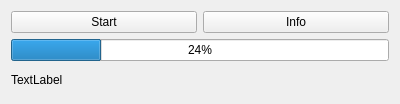
<?xml version="1.0" encoding="UTF-8"?>
<ui version="4.0">
 <class>Widget</class>
 <widget class="QWidget" name="Widget">
  <property name="geometry">
   <rect>
    <x>0</x>
    <y>0</y>
    <width>400</width>
    <height>104</height>
   </rect>
  </property>
  <property name="windowTitle">
   <string>Widget</string>
  </property>
  <layout class="QVBoxLayout" name="verticalLayout">
   <item>
    <layout class="QHBoxLayout" name="horizontalLayout">
     <item>
      <widget class="QPushButton" name="startButton">
       <property name="text">
        <string>Start</string>
       </property>
      </widget>
     </item>
     <item>
      <widget class="QPushButton" name="infoButton">
       <property name="text">
        <string>Info</string>
       </property>
      </widget>
     </item>
    </layout>
   </item>
   <item>
    <widget class="QProgressBar" name="progressBar">
     <property name="value">
      <number>24</number>
     </property>
    </widget>
   </item>
   <item>
    <widget class="QLabel" name="infoLabel">
     <property name="text">
      <string>TextLabel</string>
     </property>
    </widget>
   </item>
  </layout>
 </widget>
 <layoutdefault spacing="6" margin="11"/>
 <resources/>
 <connections/>
</ui>
